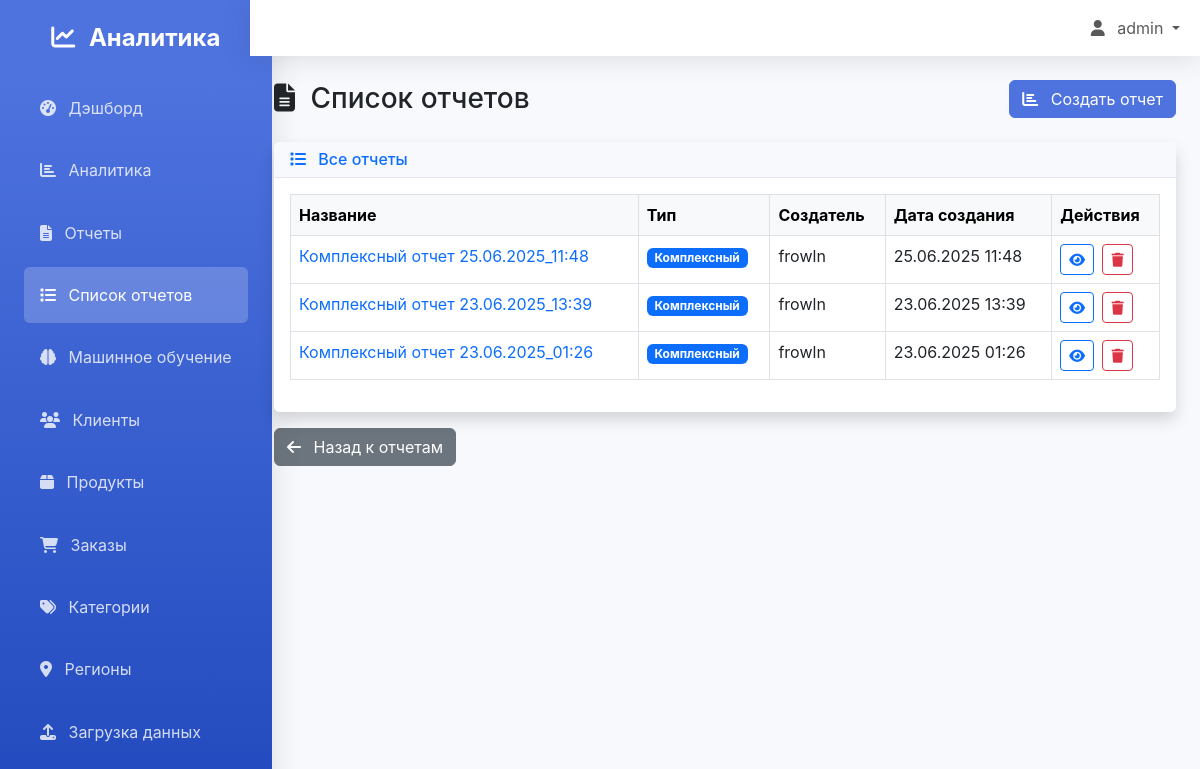
Page /reports/list/ (signed in) on the committed database.
### analytics/models.py (models this page shows, shortened)
class Report(models.Model):
    REPORT_TYPES = [
        ('comprehensive', 'Комплексный'),
        ('sales', 'По продажам'),
        ('products', 'По продуктам'),
        ('customers', 'По клиентам'),
    ]
    name = models.CharField(max_length=200, verbose_name="Название отчета")
    content = models.TextField(verbose_name="Содержание отчета")
    report_type = models.CharField(max_length=20, choices=REPORT_TYPES, verbose_name="Тип отчета")
    generated_by = models.ForeignKey(User, on_delete=models.CASCADE, verbose_name="Создатель")
    generated_at = models.DateTimeField(auto_now_add=True, verbose_name="Дата создания")
    class Meta:
        verbose_name = "Отчет"
        verbose_name_plural = "Отчеты"
        ordering = ['-generated_at']

### analytics/views.py (the view)
# urls.py: path('reports/list/', views.ReportListView.as_view(), name='report_list'),
class ReportListView(LoginRequiredMixin, ListView):
    model = Report
    template_name = 'analytics/report_list.html'
    context_object_name = 'reports'
    paginate_by = 20

### templates/analytics/report_list.html (shortened to what this page needs)
{% extends 'base.html' %}
{% block content %}
<div class="d-flex justify-content-between align-items-center mb-4">
    <h1 class="h3 mb-0 text-gray-800">
        <i class="fas fa-file-alt me-2"></i>
        Список отчетов
    </h1>
    <div>
        <a href="{% url 'analytics:reports' %}" class="btn btn-primary">
            <i class="fas fa-chart-bar me-2"></i>
            Создать отчет
        </a>
    </div>
</div>
<div class="card shadow">
    <div class="card-header">
        <h6 class="m-0 font-weight-bold text-primary">
            <i class="fas fa-list me-2"></i>
            Все отчеты
        </h6>
    </div>
    <div class="card-body">
        {% if reports %}
            <div class="table-responsive">
                <table class="table table-bordered table-hover">
                    <thead class="table-light">
                        <tr>
                            <th>Название</th>
                            <th>Тип</th>
                            <th>Создатель</th>
                            <th>Дата создания</th>
                            <th>Действия</th>
                        </tr>
                    </thead>
                    <tbody>
                        {% for report in reports %}
                        <tr>
                            <td>
                                <a href="{% url 'analytics:report_detail' report.pk %}" class="text-decoration-none">
                                    {{ report.name }}
                                </a>
                            </td>
                            <td>
                                <span class="badge bg-{% if report.report_type == 'comprehensive' %}primary{% elif report.report_type == 'sales' %}success{% elif report.report_type == 'products' %}info{% else %}warning{% endif %}">
                                    {{ report.get_report_type_display }}
                                </span>
                            </td>
                            <td>{{ report.generated_by.username }}</td>
                            <td>{{ report.generated_at|date:"d.m.Y H:i" }}</td>
                            <td>
                                <a href="{% url 'analytics:report_detail' report.pk %}" class="btn btn-sm btn-outline-primary me-1">
                                    <i class="fas fa-eye"></i>
                                </a>
                                <a href="{% url 'analytics:report_delete' report.pk %}" class="btn btn-sm btn-outline-danger">
                                    <i class="fas fa-trash"></i>
                                </a>
                            </td>
                        </tr>
                        {% endfor %}
                    </tbody>
                </table>
            </div>
        {% endif %}
    </div>
</div>
<div class="mt-3">
    <a href="{% url 'analytics:reports' %}" class="btn btn-secondary">
        <i class="fas fa-arrow-left me-2"></i>
        Назад к отчетам
    </a>
</div>
{% endblock %}

### templates/base.html (shortened to what this page needs)
<!DOCTYPE html>
<html lang="ru">
<head>
    <link href="https://cdn.jsdelivr.net/npm/bootstrap@5.3.0/dist/css/bootstrap.min.css" rel="stylesheet">
    <link rel="stylesheet" href="https://cdnjs.cloudflare.com/ajax/libs/font-awesome/6.4.0/css/all.min.css">
</head>
<body>
    <nav class="sidebar position-fixed" id="sidebar">
        <div class="p-4">
            <div class="text-center mb-4">
                <h4 class="text-white fw-bold">
                    <i class="fas fa-chart-line me-2"></i>
                    Аналитика
                </h4>
            </div>
            <ul class="nav flex-column">
                <li class="nav-item">
                    <a class="nav-link" href="{% url 'dashboard:dashboard' %}">
                        <i class="fas fa-tachometer-alt me-2"></i>
                        Дэшборд
                    </a>
                </li>
                <li class="nav-item">
                    <a class="nav-link" href="{% url 'dashboard:analytics' %}">
                        <i class="fas fa-chart-bar me-2"></i>
                        Аналитика
                    </a>
                </li>
                <li class="nav-item">
                    <a class="nav-link" href="{% url 'dashboard:reports' %}">
                        <i class="fas fa-file-alt me-2"></i>
                        Отчеты
                    </a>
                </li>
                <li class="nav-item">
                    <a class="nav-link" href="{% url 'analytics:report_list' %}">
                        <i class="fas fa-list me-2"></i>
                        Список отчетов
                    </a>
                </li>
                <li class="nav-item">
                    <a class="nav-link" href="{% url 'ml_models:dashboard' %}">
                        <i class="fas fa-brain me-2"></i>
                        Машинное обучение
                    </a>
                </li>
                <li class="nav-item">
                    <a class="nav-link" href="{% url 'analytics:customer_list' %}">
                        <i class="fas fa-users me-2"></i>
                        Клиенты
                    </a>
                </li>
                <li class="nav-item">
                    <a class="nav-link" href="{% url 'analytics:product_list' %}">
                        <i class="fas fa-box me-2"></i>
                        Продукты
                    </a>
                </li>
                <li class="nav-item">
                    <a class="nav-link" href="{% url 'analytics:order_list' %}">
                        <i class="fas fa-shopping-cart me-2"></i>
                        Заказы
                    </a>
                </li>
                <li class="nav-item">
                    <a class="nav-link" href="{% url 'analytics:category_list' %}">
                        <i class="fas fa-tags me-2"></i>
                        Категории
                    </a>
                </li>
                <li class="nav-item">
                    <a class="nav-link" href="{% url 'analytics:region_list' %}">
                        <i class="fas fa-map-marker-alt me-2"></i>
                        Регионы
                    </a>
                </li>
                <li class="nav-item">
                    <a class="nav-link" href="{% url 'analytics:data_upload' %}">
                        <i class="fas fa-upload me-2"></i>
                        Загрузка данных
                    </a>
                </li>
            </ul>
        </div>
    </nav>
    <div class="main-content">
        <nav class="navbar navbar-expand-lg navbar-light">
            <div class="container-fluid">
                <div class="navbar-nav ms-auto">
                    {% if user.is_authenticated %}
                        <div class="nav-item dropdown">
                            <a class="nav-link dropdown-toggle" href="#" id="navbarDropdown" role="button" data-bs-toggle="dropdown">
                                <i class="fas fa-user me-2"></i>
                                {{ user.get_full_name|default:user.username }}
                            </a>
                        </div>
                    {% else %}
                        <a class="nav-link" href="{% url 'login' %}">
                            <i class="fas fa-sign-in-alt me-2"></i>Войти
                        </a>
                    {% endif %}
                </div>
            </div>
        </nav>
        <div class="container-fluid p-4">
            {% block content %}{% endblock %}
        </div>
    </div>
</body>
</html>

### templates/base.html (style rules this page uses)
:root { --primary-color: #4e73df; --secondary-color: #858796; --success-color: #1cc88a; --info-color: #36b9cc; --warning-color: #f6c23e; --danger-color: #e74a3b; --dark-color: #5a5c69; }
body { font-family: 'Nunito', -apple-system, BlinkMacSystemFont, "Segoe UI", Roboto, "Helvetica Neue", Arial, sans-serif; background-color: #f8f9fc; }
.sidebar { min-height: 100vh; background: linear-gradient(180deg, var(--primary-color) 10%, #224abe 100%); box-shadow: 0 0.15rem 1.75rem 0 rgba(58, 59, 69, 0.15); }
.sidebar .nav-link { color: rgba(255, 255, 255, 0.8); padding: 1rem; border-radius: 0.35rem; margin: 0.2rem 0; transition: all 0.3s ease; }
.sidebar .nav-link.active { color: #fff; background-color: rgba(255, 255, 255, 0.2); }
.main-content { margin-left: 0; transition: margin-left 0.3s ease; }
@media (min-width: 768px) { .main-content { margin-left: 250px; } }
.card { border: none; border-radius: 0.35rem; box-shadow: 0 0.15rem 1.75rem 0 rgba(58, 59, 69, 0.15); }
.card-header { background-color: #f8f9fc; border-bottom: 1px solid #e3e6f0; font-weight: 700; }
.btn-primary { background-color: var(--primary-color); border-color: var(--primary-color); }
.navbar { background-color: #fff; box-shadow: 0 0.15rem 1.75rem 0 rgba(58, 59, 69, 0.15); }

### rows in the picture
Report: name "Комплексный отчет 25.06.2025_11:48", report_type "Комплексный", generated_by.username "frowln", generated_at "25.06.2025 11:48"
Report: name "Комплексный отчет 23.06.2025_13:39", report_type "Комплексный", generated_by.username "frowln", generated_at "23.06.2025 13:39"
Report: name "Комплексный отчет 23.06.2025_01:26", report_type "Комплексный", generated_by.username "frowln", generated_at "23.06.2025 01:26"

### other values in the picture
{{ user.get_full_name|default:user.username }} "admin"
